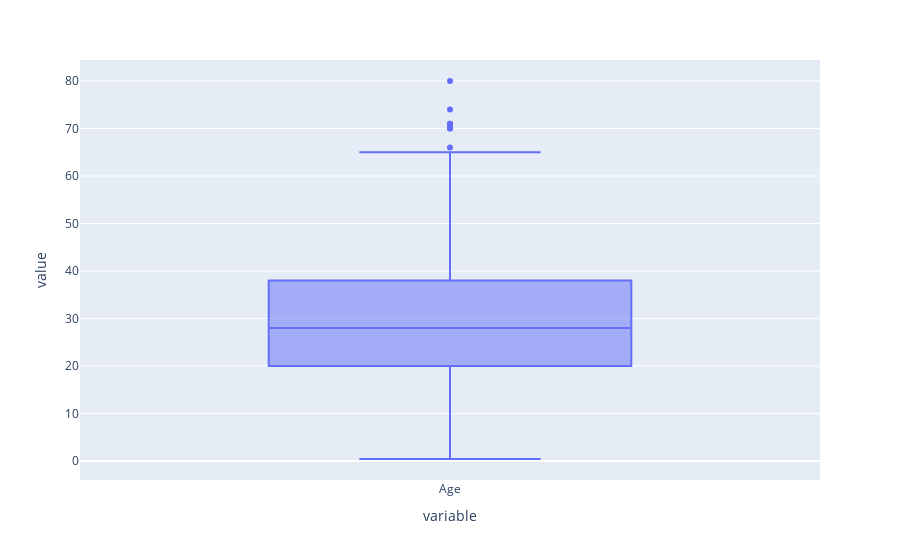

The notebook cell saved with this chart:
### Code cell
px.box(df.Age)

### Figure 1 — Plotly figure (JSON) as saved in the notebook; plotly's stock layout.template omitted (floating-point values rounded to 4 significant figures; data arrays with more than 128 entries replaced by an {"elided": "..."} marker saying what was removed)
{"data": [{"alignmentgroup": "True", "hovertemplate": "variable=%{x}<br>value=%{y}<extra></extra>", "legendgroup": "", "marker": {"color": "#636efa"}, "name": "", "notched": false, "offsetgroup": "", "orientation": "v", "showlegend": false, "type": "box", "x": {"elided": "891 str values"}, "x0": " ", "xaxis": "x", "y": {"elided": "891 float values"}, "y0": " ", "yaxis": "y"}], "layout": {"boxmode": "group", "legend": {"tracegroupgap": 0}, "margin": {"t": 60}, "xaxis": {"anchor": "y", "domain": [0, 1], "title": {"text": "variable"}}, "yaxis": {"anchor": "x", "domain": [0, 1], "title": {"text": "value"}}}}
